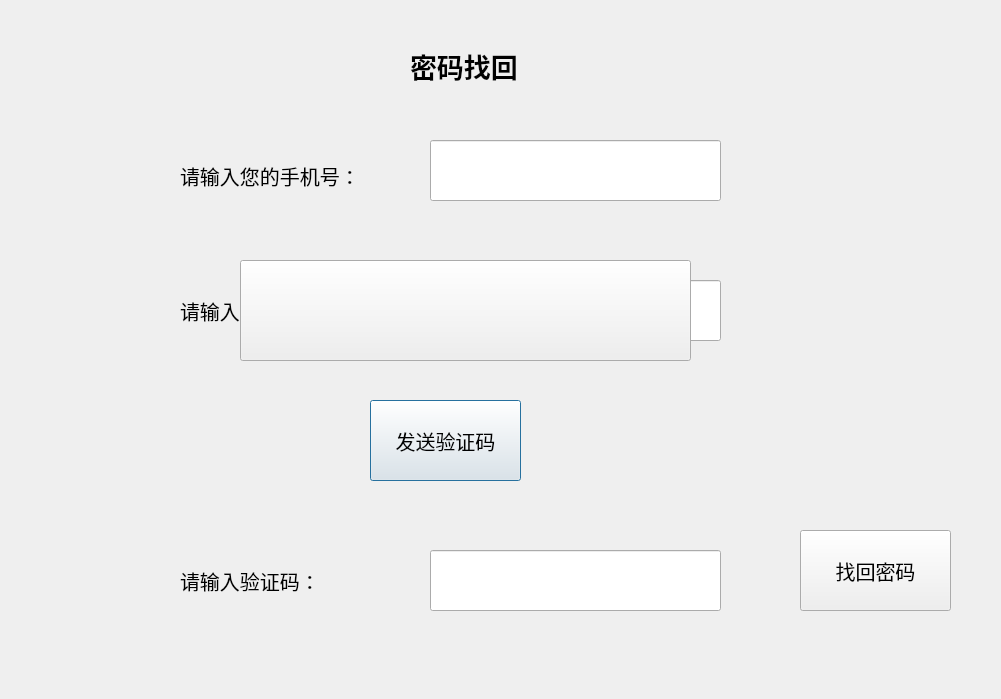
<?xml version="1.0" encoding="UTF-8"?>
<ui version="4.0">
 <class>Forgot</class>
 <widget class="QDialog" name="Forgot">
  <property name="geometry">
   <rect>
    <x>0</x>
    <y>0</y>
    <width>1001</width>
    <height>699</height>
   </rect>
  </property>
  <property name="font">
   <font>
    <pointsize>15</pointsize>
   </font>
  </property>
  <property name="windowTitle">
   <string>Dialog</string>
  </property>
  <widget class="QLabel" name="label">
   <property name="geometry">
    <rect>
     <x>180</x>
     <y>140</y>
     <width>221</width>
     <height>71</height>
    </rect>
   </property>
   <property name="font">
    <font>
     <pointsize>15</pointsize>
    </font>
   </property>
   <property name="text">
    <string>请输入您的手机号：</string>
   </property>
  </widget>
  <widget class="QLineEdit" name="id_text">
   <property name="geometry">
    <rect>
     <x>430</x>
     <y>140</y>
     <width>291</width>
     <height>61</height>
    </rect>
   </property>
   <property name="font">
    <font>
     <pointsize>15</pointsize>
    </font>
   </property>
   <property name="text">
    <string/>
   </property>
  </widget>
  <widget class="QLabel" name="label_2">
   <property name="geometry">
    <rect>
     <x>180</x>
     <y>280</y>
     <width>211</width>
     <height>61</height>
    </rect>
   </property>
   <property name="font">
    <font>
     <pointsize>15</pointsize>
    </font>
   </property>
   <property name="text">
    <string>请输入您的姓名：</string>
   </property>
  </widget>
  <widget class="QLineEdit" name="name_text">
   <property name="geometry">
    <rect>
     <x>430</x>
     <y>280</y>
     <width>291</width>
     <height>61</height>
    </rect>
   </property>
   <property name="font">
    <font>
     <pointsize>15</pointsize>
    </font>
   </property>
   <property name="text">
    <string/>
   </property>
  </widget>
  <widget class="QLabel" name="label_3">
   <property name="geometry">
    <rect>
     <x>410</x>
     <y>30</y>
     <width>291</width>
     <height>71</height>
    </rect>
   </property>
   <property name="font">
    <font>
     <pointsize>20</pointsize>
     <weight>75</weight>
     <bold>true</bold>
    </font>
   </property>
   <property name="text">
    <string>密码找回</string>
   </property>
  </widget>
  <widget class="QPushButton" name="get_btn">
   <property name="geometry">
    <rect>
     <x>370</x>
     <y>400</y>
     <width>151</width>
     <height>81</height>
    </rect>
   </property>
   <property name="font">
    <font>
     <pointsize>15</pointsize>
    </font>
   </property>
   <property name="text">
    <string>发送验证码</string>
   </property>
  </widget>
  <widget class="QLineEdit" name="captcha">
   <property name="geometry">
    <rect>
     <x>430</x>
     <y>550</y>
     <width>291</width>
     <height>61</height>
    </rect>
   </property>
   <property name="font">
    <font>
     <pointsize>15</pointsize>
    </font>
   </property>
   <property name="text">
    <string/>
   </property>
  </widget>
  <widget class="QLabel" name="label_4">
   <property name="geometry">
    <rect>
     <x>180</x>
     <y>550</y>
     <width>211</width>
     <height>61</height>
    </rect>
   </property>
   <property name="font">
    <font>
     <pointsize>15</pointsize>
    </font>
   </property>
   <property name="text">
    <string>请输入验证码：</string>
   </property>
  </widget>
  <widget class="QPushButton" name="get_btn_2">
   <property name="geometry">
    <rect>
     <x>800</x>
     <y>530</y>
     <width>151</width>
     <height>81</height>
    </rect>
   </property>
   <property name="font">
    <font>
     <pointsize>15</pointsize>
    </font>
   </property>
   <property name="text">
    <string>找回密码</string>
   </property>
  </widget>
  <widget class="QPushButton" name="get_btn_3">
   <property name="geometry">
    <rect>
     <x>240</x>
     <y>260</y>
     <width>451</width>
     <height>101</height>
    </rect>
   </property>
   <property name="font">
    <font>
     <pointsize>15</pointsize>
     <weight>75</weight>
     <bold>true</bold>
    </font>
   </property>
   <property name="text">
    <string/>
   </property>
  </widget>
 </widget>
 <resources/>
 <connections/>
</ui>
